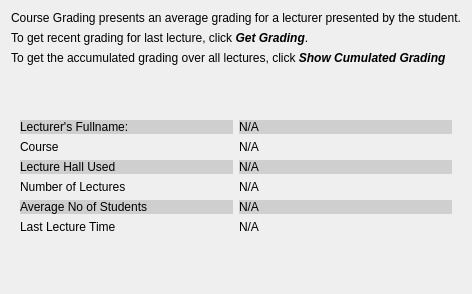
                        <widget class="QWidget" name="page">
                         <layout class="QVBoxLayout" name="verticalLayout_5">
                          <item>
                           <widget class="QLabel" name="label_33">
                            <property name="sizePolicy">
                             <sizepolicy hsizetype="MinimumExpanding" vsizetype="MinimumExpanding">
                              <horstretch>0</horstretch>
                              <verstretch>0</verstretch>
                             </sizepolicy>
                            </property>
                            <property name="text">
                             <string>Course Grading presents an average grading for a lecturer presented by the student.</string>
                            </property>
                           </widget>
                          </item>
                          <item>
                           <widget class="QLabel" name="label_34">
                            <property name="sizePolicy">
                             <sizepolicy hsizetype="MinimumExpanding" vsizetype="MinimumExpanding">
                              <horstretch>0</horstretch>
                              <verstretch>0</verstretch>
                             </sizepolicy>
                            </property>
                            <property name="text">
                             <string>To get recent grading for last lecture, click &lt;i&gt;&lt;b&gt;Get Grading&lt;/b&gt;&lt;/i&gt;. </string>
                            </property>
                           </widget>
                          </item>
                          <item>
                           <widget class="QLabel" name="label_35">
                            <property name="sizePolicy">
                             <sizepolicy hsizetype="MinimumExpanding" vsizetype="MinimumExpanding">
                              <horstretch>0</horstretch>
                              <verstretch>0</verstretch>
                             </sizepolicy>
                            </property>
                            <property name="text">
                             <string>To get the accumulated grading over all lectures, click &lt;b&gt;&lt;i&gt;Show Cumulated Grading&lt;/i&gt;&lt;/b&gt;</string>
                            </property>
                           </widget>
                          </item>
                          <item>
                           <spacer name="verticalSpacer_22">
                            <property name="orientation">
                             <enum>Qt::Vertical</enum>
                            </property>
                            <property name="sizeHint" stdset="0">
                             <size>
                              <width>20</width>
                              <height>40</height>
                             </size>
                            </property>
                           </spacer>
                          </item>
                          <item>
                           <widget class="QWidget" name="summaryWidget" native="true">
                            <layout class="QGridLayout" name="gridLayout_8" columnminimumwidth="0,0">
                             <property name="sizeConstraint">
                              <enum>QLayout::SetNoConstraint</enum>
                             </property>
                             <item row="0" column="0">
                              <widget class="QLabel" name="label_99">
                               <property name="sizePolicy">
                                <sizepolicy hsizetype="Expanding" vsizetype="Expanding">
                                 <horstretch>0</horstretch>
                                 <verstretch>0</verstretch>
                                </sizepolicy>
                               </property>
                               <property name="styleSheet">
                                <string notr="true">background-color: rgb(207, 207, 207);</string>
                               </property>
                               <property name="text">
                                <string>Lecturer's Fullname:</string>
                               </property>
                              </widget>
                             </item>
                             <item row="2" column="0">
                              <widget class="QLabel" name="label_103">
                               <property name="sizePolicy">
                                <sizepolicy hsizetype="Expanding" vsizetype="Expanding">
                                 <horstretch>0</horstretch>
                                 <verstretch>0</verstretch>
                                </sizepolicy>
                               </property>
                               <property name="styleSheet">
                                <string notr="true">background-color: rgb(207, 207, 207);</string>
                               </property>
                               <property name="text">
                                <string>Lecture Hall Used</string>
                               </property>
                              </widget>
                             </item>
                             <item row="4" column="1">
                              <widget class="QLabel" name="ave_no_students">
                               <property name="sizePolicy">
                                <sizepolicy hsizetype="Expanding" vsizetype="Expanding">
                                 <horstretch>0</horstretch>
                                 <verstretch>0</verstretch>
                                </sizepolicy>
                               </property>
                               <property name="styleSheet">
                                <string notr="true">background-color: rgb(207, 207, 207);</string>
                               </property>
                               <property name="text">
                                <string>N/A</string>
                               </property>
                              </widget>
                             </item>
                             <item row="3" column="1">
                              <widget class="QLabel" name="no_lectures">
                               <property name="sizePolicy">
                                <sizepolicy hsizetype="Expanding" vsizetype="Expanding">
                                 <horstretch>0</horstretch>
                                 <verstretch>0</verstretch>
                                </sizepolicy>
                               </property>
                               <property name="text">
                                <string>N/A</string>
                               </property>
                              </widget>
                             </item>
                             <item row="1" column="0">
                              <widget class="QLabel" name="label_101">
                               <property name="sizePolicy">
                                <sizepolicy hsizetype="Expanding" vsizetype="Expanding">
                                 <horstretch>0</horstretch>
                                 <verstretch>0</verstretch>
                                </sizepolicy>
                               </property>
                               <property name="text">
                                <string>Course</string>
                               </property>
                              </widget>
                             </item>
                             <item row="2" column="1">
                              <widget class="QLabel" name="lect_hall">
                               <property name="sizePolicy">
                                <sizepolicy hsizetype="Expanding" vsizetype="Expanding">
                                 <horstretch>0</horstretch>
                                 <verstretch>0</verstretch>
                                </sizepolicy>
                               </property>
                               <property name="styleSheet">
                                <string notr="true">background-color: rgb(207, 207, 207);</string>
                               </property>
                               <property name="text">
                                <string>N/A</string>
                               </property>
                              </widget>
                             </item>
                             <item row="4" column="0">
                              <widget class="QLabel" name="label_102">
                               <property name="sizePolicy">
                                <sizepolicy hsizetype="Expanding" vsizetype="Expanding">
                                 <horstretch>0</horstretch>
                                 <verstretch>0</verstretch>
                                </sizepolicy>
                               </property>
                               <property name="styleSheet">
                                <string notr="true">background-color: rgb(207, 207, 207);</string>
                               </property>
                               <property name="text">
                                <string>Average No of Students</string>
                               </property>
                              </widget>
                             </item>
                             <item row="1" column="1">
                              <widget class="QLabel" name="course_name">
                               <property name="sizePolicy">
                                <sizepolicy hsizetype="Expanding" vsizetype="Expanding">
                                 <horstretch>0</horstretch>
                                 <verstretch>0</verstretch>
                                </sizepolicy>
                               </property>
                               <property name="text">
                                <string>N/A</string>
                               </property>
                              </widget>
                             </item>
                             <item row="3" column="0">
                              <widget class="QLabel" name="label_100">
                               <property name="sizePolicy">
                                <sizepolicy hsizetype="Expanding" vsizetype="Expanding">
                                 <horstretch>0</horstretch>
                                 <verstretch>0</verstretch>
                                </sizepolicy>
                               </property>
                               <property name="text">
                                <string>Number of Lectures</string>
                               </property>
                              </widget>
                             </item>
                             <item row="0" column="1">
                              <widget class="QLabel" name="lect_fname">
                               <property name="sizePolicy">
                                <sizepolicy hsizetype="Expanding" vsizetype="Expanding">
                                 <horstretch>0</horstretch>
                                 <verstretch>0</verstretch>
                                </sizepolicy>
                               </property>
                               <property name="styleSheet">
                                <string notr="true">background-color: rgb(207, 207, 207);</string>
                               </property>
                               <property name="text">
                                <string>N/A</string>
                               </property>
                              </widget>
                             </item>
                             <item row="5" column="0">
                              <widget class="QLabel" name="label_104">
                               <property name="text">
                                <string>Last Lecture Time</string>
                               </property>
                              </widget>
                             </item>
                             <item row="5" column="1">
                              <widget class="QLabel" name="lect_time">
                               <property name="text">
                                <string>N/A</string>
                               </property>
                              </widget>
                             </item>
                            </layout>
                           </widget>
                          </item>
                          <item>
                           <spacer name="verticalSpacer_23">
                            <property name="orientation">
                             <enum>Qt::Vertical</enum>
                            </property>
                            <property name="sizeHint" stdset="0">
                             <size>
                              <width>20</width>
                              <height>40</height>
                             </size>
                            </property>
                           </spacer>
                          </item>
                         </layout>
                        </widget>
